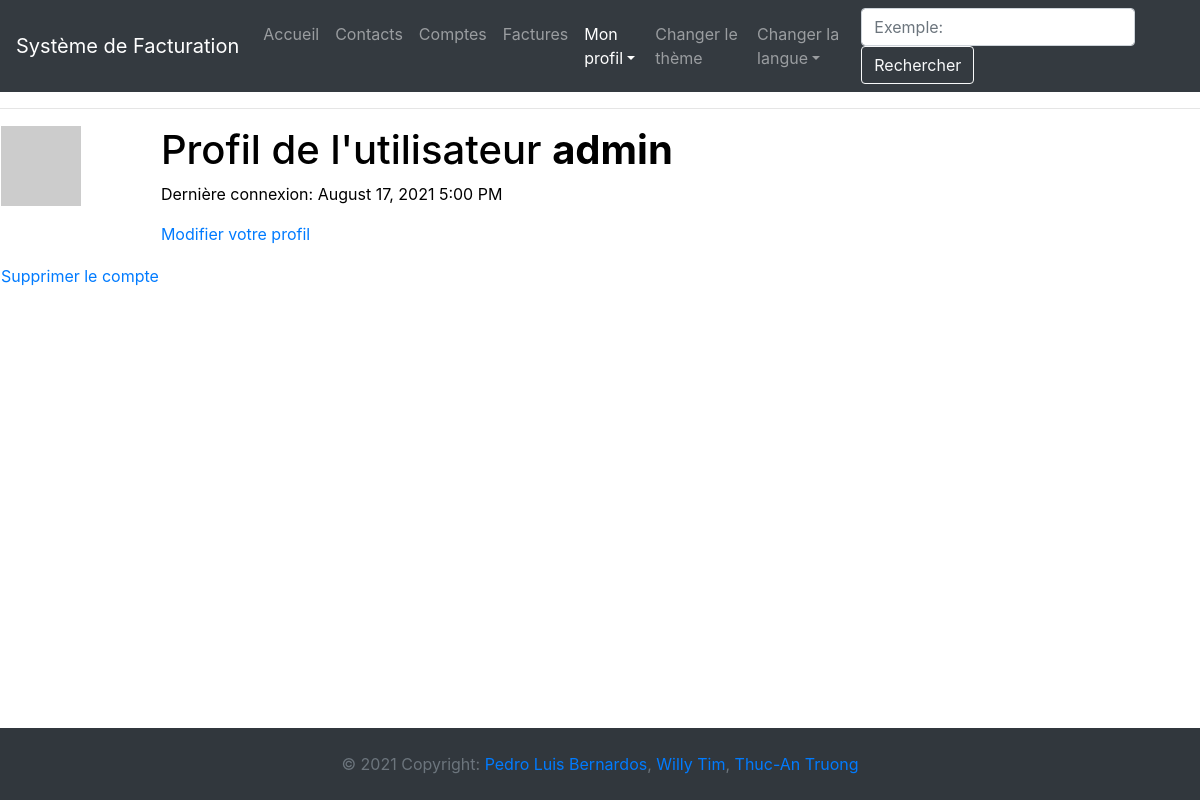
The page /user/admin (signed in) on the database as committed earlier.
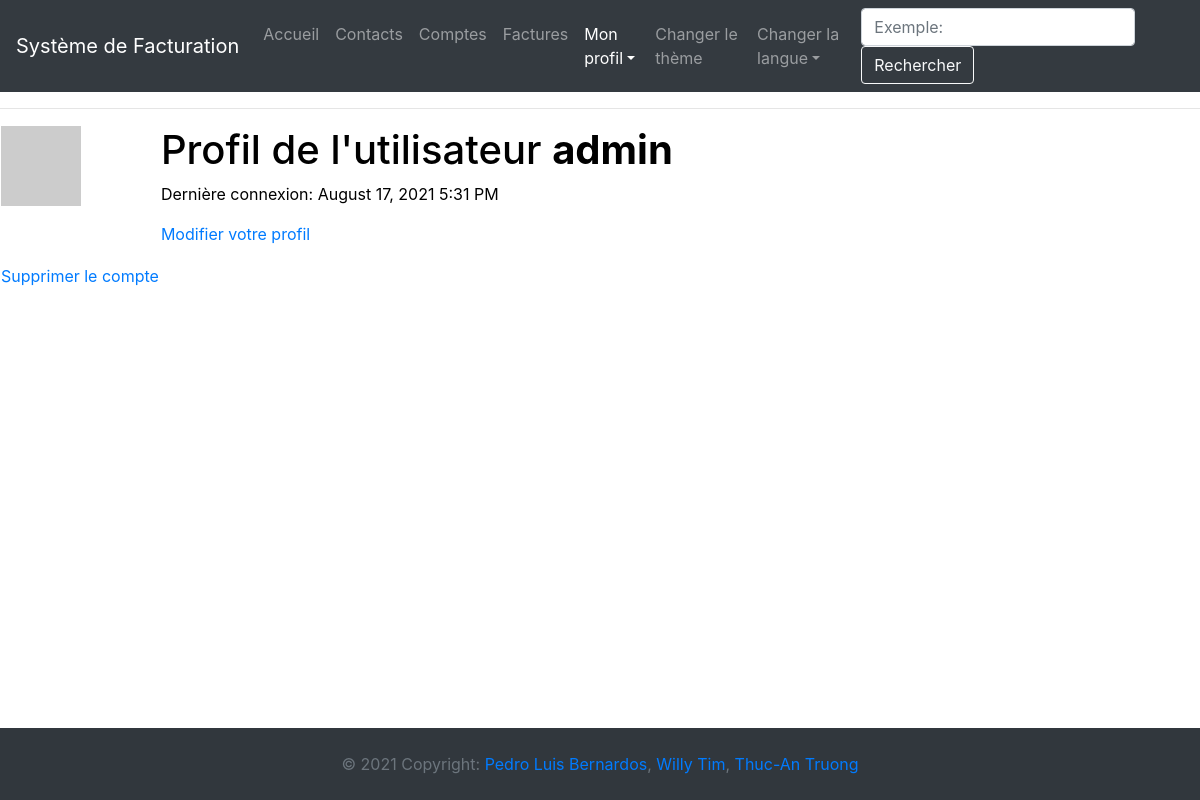
The same page on the database as committed later.
### app/models.py (models this page shows, shortened)
class User(UserMixin, db.Model):
    __tablename__ = "user"
    id = db.Column(db.Integer, primary_key=True)
    username = db.Column(db.String(64), index=True, unique=True)
    email = db.Column(db.String(120), index=True, unique=True)
    password_hash = db.Column(db.String(128))
    about_me = db.Column(db.String(140))
    last_seen = db.Column(db.DateTime, default=datetime.utcnow)
    profil_courrant = db.Column(db.Integer)
    profilEntreprise = db.relationship('CompanyProfil', back_populates="user")
    contact = db.relationship('Contact', back_populates="user")
    compte = db.relationship('Compte', back_populates="user")
    facture = db.relationship('Facture', back_populates="user")
    def avatar(self, size):
        digest = md5(self.email.lower().encode('utf-8')).hexdigest()
        return 'https://www.gravatar.com/avatar/{}?d=identicon&s={}'.format(digest, size)

### app/user/routes.py (the view)
@bp.route('/user/<username>')
@login_required
def user(username):
    user = User.query.filter_by(username=username).first_or_404()
    return render_template('user/user.html', title=_('Mon profil'), user=user)

### app/__init__.py (called while the page is built)
@app.context_processor
def inject_conf_var():
    return dict(AVAILABLE_LANGUAGES=app.config['LANGUAGES'], CURRENT_LANGUAGE=session.get('language',request.accept_languages.best_match(app.config['LANGUAGES'].keys())))

### app/models.py (called while the page is built)
@login.user_loader
def load_user(id):
    return User.query.get(int(id))

### app/routes.py (called while the page is built)
@app.before_request
def before_request():
    if current_user.is_authenticated:
        current_user.last_seen = datetime.utcnow()
        db.session.commit()

### app/templates/user/user.html (shortened to what this page needs)
{% extends "base.html" %}
{% block app_content %}
    <table>
        <tr valign="top">
            <td><img src="{{ user.avatar(128) }}"></td>
            <td>
                <h1>{{ _("Profil de l'utilisateur") }} <strong>{{ user.username }}</strong></h1>
                {% if user.last_seen %}<p>{{ _('Dernière connexion') }}: {{ moment(user.last_seen).format('LLL') }}</p>{% endif %}
                {% if user == current_user %}
                <p><a href="{{ url_for('user.edit_profile') }}">{{ _('Modifier votre profil') }}</a></p>
                {% endif %}
            </td>
        </tr>
        <tr>
            <td>
                <a href="{{ url_for('user.delete_user', username=current_user.username) }}">{{ _('Supprimer le compte') }}</a>
            </td>
        </tr>
    </table>
{% endblock %}

### app/templates/base.html (shortened to what this page needs)
{% extends 'bootstrap/base.html' %}
{% block html %}
  {% block head %}
    {% block styles %}
      <link rel="stylesheet" href="https://maxcdn.bootstrapcdn.com/bootstrap/4.0.0/css/bootstrap.min.css">
      <link rel="stylesheet" href="https://cdnjs.cloudflare.com/ajax/libs/font-awesome/4.7.0/css/font-awesome.min.css">
      <link rel="stylesheet" href="{{ url_for('static', filename='css/style.css') }}">
    {% endblock %}
  {% endblock %}
  {% block body %}
    {% block navbar %}
    <nav class="navbar navbar-expand-lg navbar-dark bg-dark">
      <a class="navbar-brand" href="{{ url_for('entrees.index') }}">{{ _('Système de Facturation') }}</a>
      <div class="collapse navbar-collapse">
        <ul class="navbar-nav mr-auto">
            <li class="nav-item {% if request.url_rule.endpoint == 'welcome' %}active {% elif request.url_rule.endpoint == 'entrees.index'%}active{% endif %}">
              <a class="nav-link" href="{{ url_for('entrees.index') }}">{{ _('Accueil') }}</a>
            </li>
            {% if current_user.is_anonymous %}
            <li class="nav-item {% if request.url_rule.endpoint == 'auth.register' %}active{% endif %}">
              <a class="nav-link" href="{{ url_for('auth.register') }}">{{ _("S'inscrire") }}</a>
            </li>
            <li class="nav-item {% if request.url_rule.endpoint == 'auth.login' %}active{% endif %}">
              <a class="nav-link" href="{{ url_for('auth.login') }}">{{ _('Se connecter') }}</a>
            </li>
            {% else %}
            <li class="nav-item {% if request.url_rule.endpoint == 'entrees.contacts' %}active{% endif %}">
              <a class="nav-link" href="{{ url_for('entrees.contacts') }}">{{ _('Contacts') }}</a>
            </li>
            <li class="nav-item {% if request.url_rule.endpoint == 'entrees.comptes' %}active{% endif %}">
              <a class="nav-link" href="{{ url_for('entrees.comptes') }}">{{ _('Comptes') }}</a>
            </li>
            <li class="nav-item">
              <a class="nav-link {% if request.url_rule.endpoint == 'entrees.bill' %}active{% endif %}" href="{{ url_for('entrees.bill') }}">{{ _("Factures") }}</a>
            </li>
            <li class="nav-item dropdown {% if request.url_rule.endpoint == 'user.user' %}active{% endif %}">
              <a class="nav-link dropdown-toggle" href="#" id="navbarDropdown" role="button" data-toggle="dropdown" aria-haspopup="true" aria-expanded="false">{{ _('Mon profil') }}</a>
            </li>
            {% endif %}
          <li class="nav-item">
            <a class="nav-link" style="cursor:pointer" id="switch" name="theme" value="test" >{{ _('Changer le thème') }}</a>
          </li>
          <li class="nav-item dropdown {% if request.url_rule.endpoint == 'user' %}active{% endif %}">
            <a class="nav-link dropdown-toggle" href="#" id="navbarDropdown" role="button" data-toggle="dropdown" aria-haspopup="true" aria-expanded="false">{{ _('Changer la langue') }}</a>
          </li>
        </ul>
        <form class="form-inline">
          <input class="form-control mr-sm-2" type="search" placeholder={{ _("Exemple: loyer") }} aria-label="Search" />
          <button class="btn btn-outline-light my-2 my-sm-0" type="submit">{{ _('Rechercher') }}</button>
        </form>
      </div>
    </nav>
    <hr>
    {% endblock %}
    {% block app_content %}{% endblock %}
  {% endblock %}
  <p><br><br></p>
  <footer class="text-center text-lg-start bg-dark text-muted">
    <div class="text-center p-4" style="background-color: rgba(0, 0, 0, 0.05);">
      © 2021 Copyright:
      <a class="text-reset fw-bold" href="https://github.com/PedroLuisBernardos">Pedro Luis Bernardos</a>, <a class="text-reset fw-bold" href="https://github.com/WillyTim">Willy Tim</a>, <a class="text-reset fw-bold" href="https://github.com/ta-truong">Thuc-An Truong</a>
    </div>
  </footer>
{% endblock %}

### app/static/css/style.css (style rules this page uses)
html { color: black; background-color: white; }
footer { position: fixed; top: auto; bottom: 0; width: 100%; display: inline-block; }

Rows that differ between the two databases and show on the page:
changed User "admin": last_seen "August 17, 2021 5:00 PM" → "August 17, 2021 5:31 PM"
